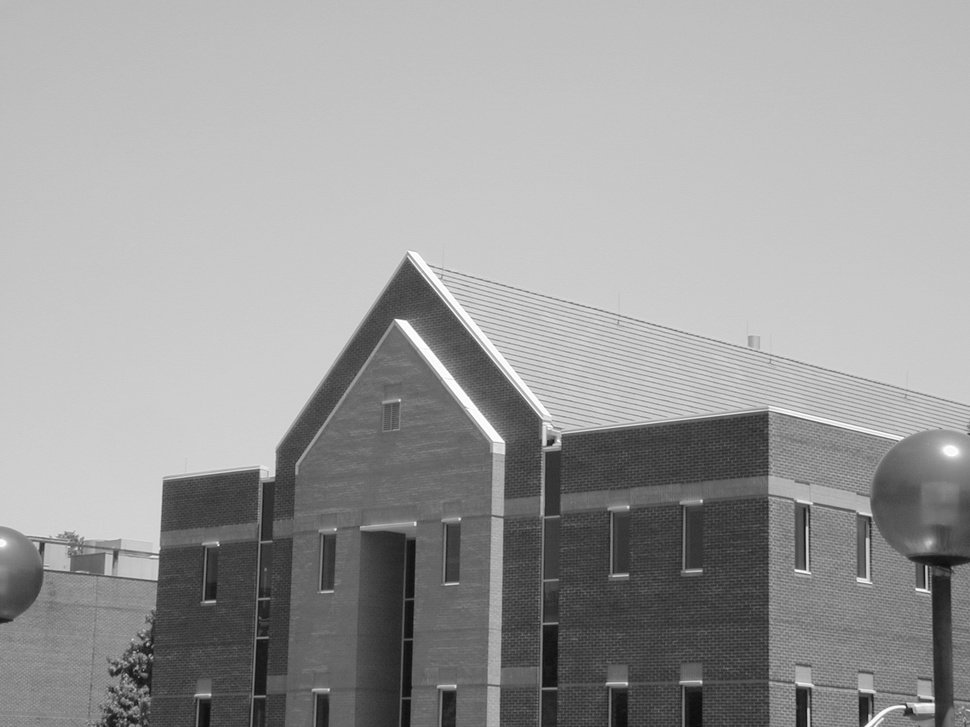
%> input picture 大三下数字图像处理/20200617/第十章实验-图像分割/Fig10.10(a).jpg, 970 x 727 px, shrunk from 1600 x 1200 before the run
$ octave test1.m   (GNU Octave 9; MATLAB toolbox functions it lacks are replaced by stand-ins)
%> lines starting %> are read from the running program, lines starting %| are printed output that depends on the picture
clc
clear

I=imread('Fig10.10(a).jpg');
%> I is the input picture: size 727x970 uint8; min 12, max 255, mean 155.4
subplot(3,2,1);imshow(I);title('原图');
f1=fspecial('average',[5,5]);
I1=imfilter(I,f1);
subplot(3,2,2);imshow(I1);title('5*5算术均值');
bw1=edge(I1,'sobel');
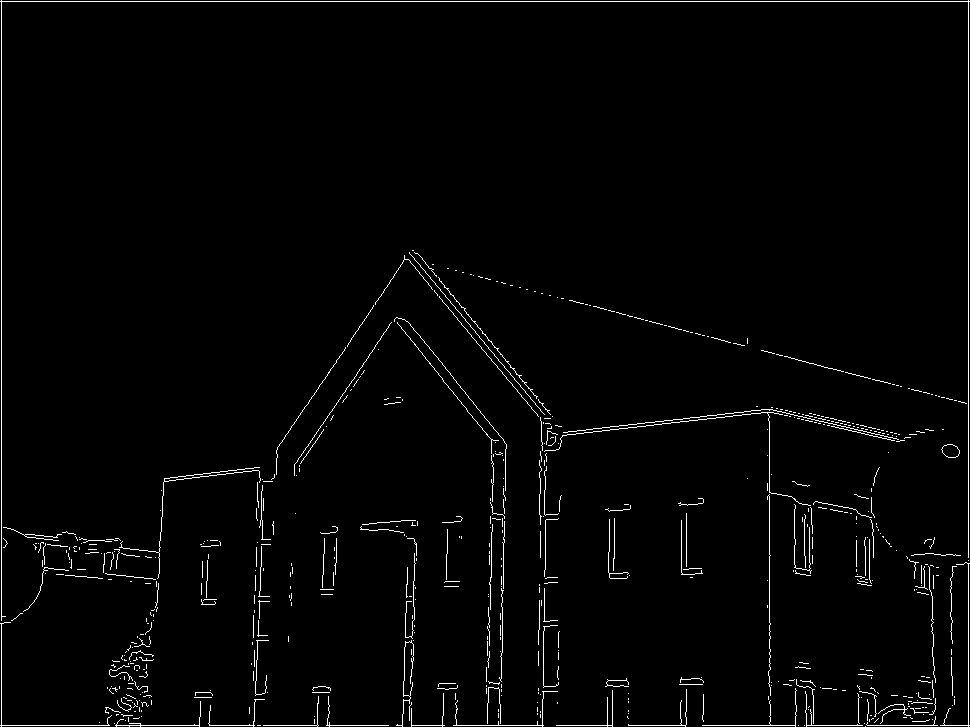
%> bw1: size 727x970 logical; 1.9% white in thin lines or dots
subplot(3,2,3);imshow(bw1);title('sobel边缘');
bw2=edge(I1,'canny');
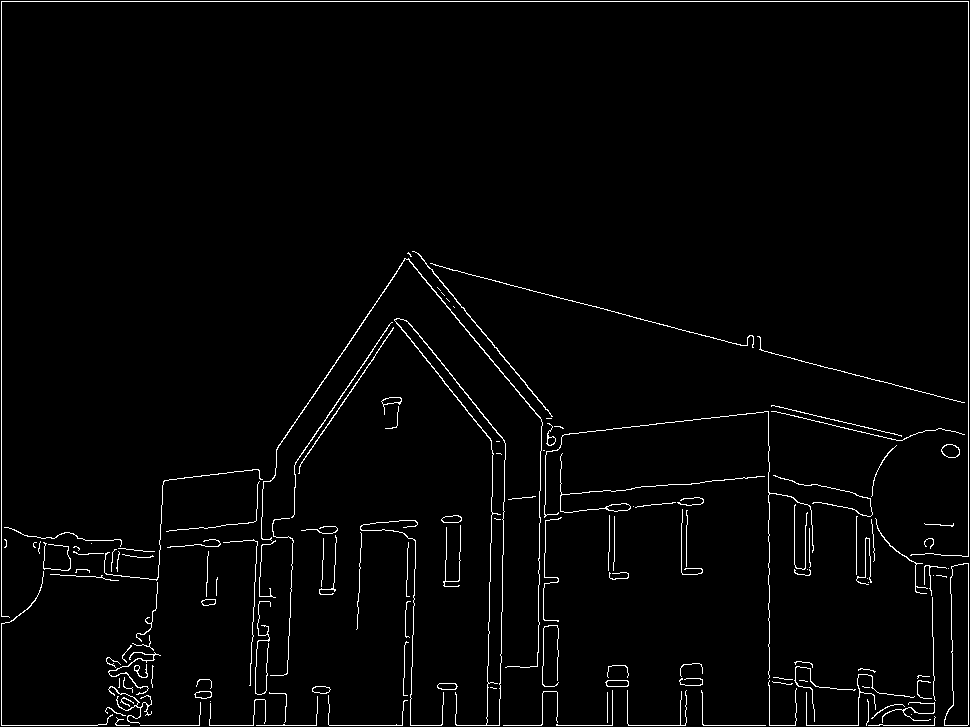
%> bw2: size 727x970 logical; 2.3% white in thin lines or dots
subplot(3,2,4);imshow(bw2);title('canny边缘');
